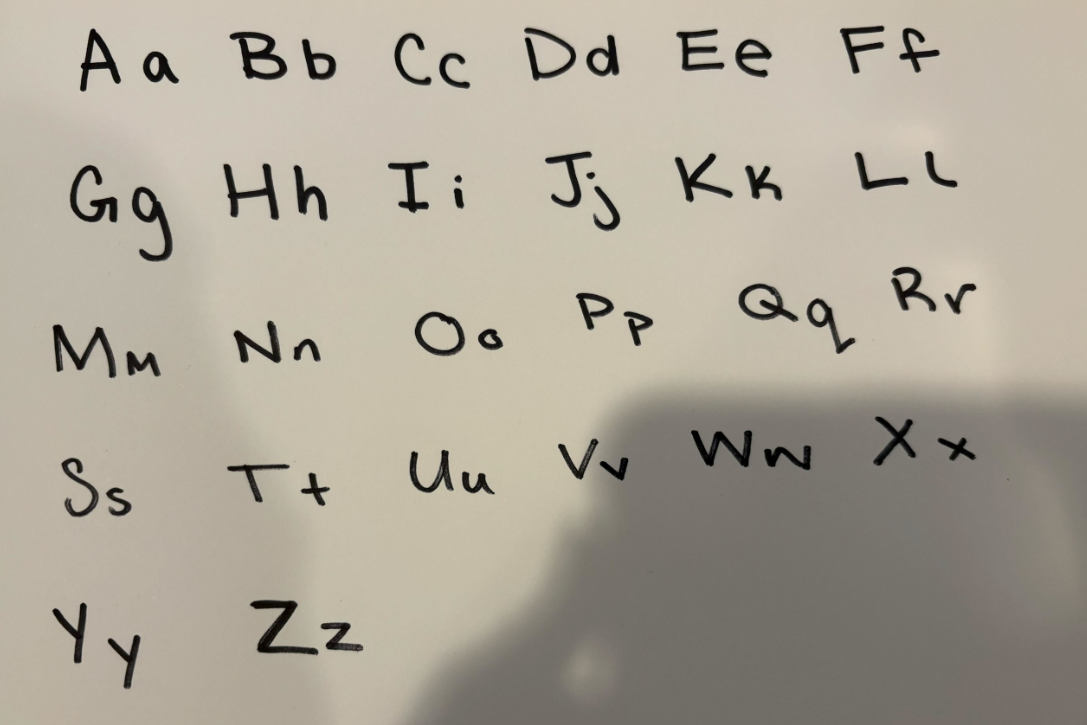
#> input picture data/tests/test4.png, 1087 x 725 px; its folder holds 5 pictures in this run
$ jupyter execute --allow-errors demo.ipynb
#> lines starting #> are read from the running program, lines starting #| are printed output that depends on the picture; after the words box and inside, x2 and y2 are one past the last pixel; in counts of white or black regions, pixels touching at a corner belong together
[cell 1]
import os
import glob
import shutil
import tensorflow as tf
import tensorflow_datasets as tfds
import numpy as np
from PIL import Image
import cv2 as cv
import matplotlib.pyplot as plt

[cell 2]
def extract_characters_from_image(image): #results in /demo/results
#> called with image = './data/tests/test4.png'
    img = cv.imread(image)
#> img is the input picture: shape (725, 1087, 3); mean B, G, R 151.7, 165.3, 172.4
    if img is None:
        print(f"Error: Could not read image {image}")
        return

    gray = cv.cvtColor(img, cv.COLOR_BGR2GRAY)
    #cv.imshow('gray image', gray)

    # Optional: improve contrast
    gray = cv.equalizeHist(gray)

    # Threshold (adaptive) – keep text white, background black
    thresh = cv.adaptiveThreshold(
        gray, 255,
        cv.ADAPTIVE_THRESH_GAUSSIAN_C,
        cv.THRESH_BINARY_INV,
        35, 10
    )
#> thresh: shape (725, 1087); 9.9% white; 11308 white regions (11006 under 20 px), largest, box (x1, y1, x2, y2) and area: (229, 31, 288, 81) 1406, (250, 600, 319, 656) 1266, (222, 162, 280, 221) 1261
    cv.imshow('thresholded image', thresh)

    # Morphology to clean noise (larger kernel)
    kernel = cv.getStructuringElement(cv.MORPH_RECT, (3,3)) #bigger numbers add background blur
    morph = cv.morphologyEx(thresh, cv.MORPH_OPEN, kernel, iterations=1)  # remove specks
#> morph: shape (725, 1087); 5.2% white; 149 white regions (86 under 20 px), largest, box (x1, y1, x2, y2) and area: (229, 31, 288, 81) 1404, (250, 600, 319, 655) 1260, (222, 162, 280, 221) 1258
    morph = cv.morphologyEx(morph, cv.MORPH_CLOSE, kernel, iterations=1)  # connect strokes
#> morph: shape (725, 1087); 5.2% white; 146 white regions (82 under 20 px), largest, box (x1, y1, x2, y2) and area: (229, 31, 288, 81) 1417, (250, 600, 319, 655) 1263, (222, 162, 280, 221) 1258
    cv.imshow('morphological image', morph)

    # Use connected components instead of contours
    num_labels, labels, stats, centroids = cv.connectedComponentsWithStats(morph, connectivity=8)
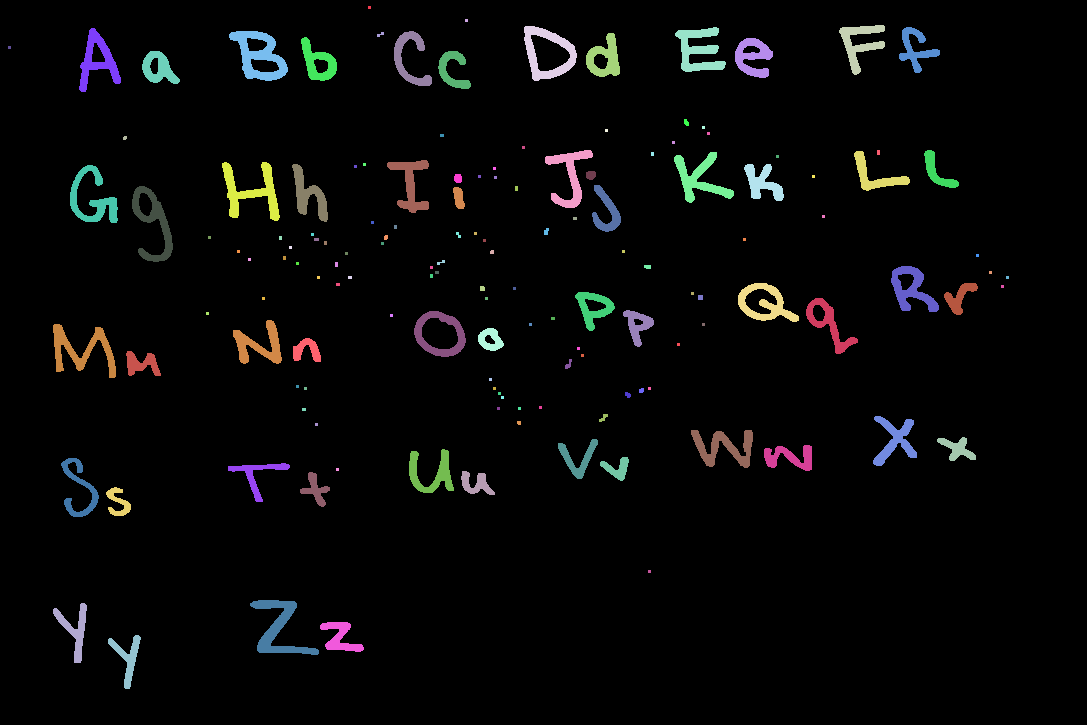
#> labels: shape (725, 1087) int32; 147 distinct labels, from 0 to 146; one colour per label, 0 black
#> num_labels = 147; stats = 147 rows, first 6: [0, 0, 1087, 725, 746898], [368, 6, 3, 3, 9], [465, 19, 3, 3, 9], [839, 25, 46, 50, 905], [524, 26, 53, 55, 1186], [675, 27, 51, 45, 1132]; centroids = 147 pairs, first value 9 to 1007, second value 7 to 657.6

    # Visualization
    vis = cv.cvtColor(morph, cv.COLOR_GRAY2BGR)

    os.makedirs("./demo/results", exist_ok=True)

    for i in range(1, num_labels):  # skip background
        x, y, w, h, area = stats[i]

        # Filter blobs (remove tiny specks and very large areas)
        if area < 50 or w*h > 0.15*img.shape[0]*img.shape[1]:
            continue

        pad_top = 15   # extend upward
        pad_bottom = 5 # extend downward a bit

        # ensure we don't go out of bounds
        y_start = max(y - pad_top, 0)
        y_end = min(y + h + pad_bottom, morph.shape[0])

        char_img = morph[y_start:y_end, x:x+w]
        # Draw boxes for visualization
        cv.rectangle(vis, (x, y_start), (x+w, y_end), (0, 255, 0), 1)
        cv.putText(vis, f'{i}', (x, max(y_start - 5, 0)),
           cv.FONT_HERSHEY_SIMPLEX, 0.5, (0, 255, 0), 1, cv.LINE_AA)
        testNum = image[-5]
        cv.imwrite(f'demo/results/{testNum}_char_{i}.png', char_img)
#> this loop made 146 passes
#> (x, y, w, h, area, y_start, y_end) on passes 3, 4, 5, 6, 7, 8, 9, 11, 12, 13, 15, 16: (839, 25, 46, 50, 905, 10, 80), (524, 26, 53, 55, 1186, 11, 86), (675, 27, 51, 45, 1132, 12, 77), (899, 27, 41, 46, 694, 12, 78), (79, 28, 42, 64, 1040, 13, 97), (229, 31, 59, 50, 1417, 16, 86), (394, 31, 38, 55, 770, 16, 91), (586, 33, 34, 44, 827, 18, 82), (301, 37, 36, 44, 757, 22, 86), (735, 38, 38, 40, 847, 23, 83), (142, 51, 38, 33, 691, 36, 89), (438, 51, 33, 38, 569, 36, 94)
#> (x, y, w, h, area) on passes 17, 53: (684, 119, 5, 7, 27), (544, 228, 5, 7, 27)
#> vis: shape (725, 1087, 3); mean B, G, R 13.2, 18, 13.2
        #cv.imwrite(f'./results/char_{i}.png', char_img)
        # Draw boxes for visualization
        #cv.rectangle(vis, (x, y), (x+w, y+h + 10), (0, 255, 0), 1)

    cv.imshow("characters", vis)

    cv.waitKey(0)
    cv.destroyAllWindows()


def clear_folder(folder_path: str):
    """
    Clears all contents of the given folder but keeps the folder itself.
    If the folder does not exist, it will be created.
    """
    if not os.path.exists(folder_path):
        os.makedirs(folder_path)
        print(f"Created folder: {folder_path}")
        return

    for filename in os.listdir(folder_path):
        file_path = os.path.join(folder_path, filename)
        try:
            if os.path.isfile(file_path) or os.path.islink(file_path):
                os.remove(file_path)      # delete file or symlink
            elif os.path.isdir(file_path):
                shutil.rmtree(file_path)  # delete folder
        except Exception as e:
            print(f"Failed to delete {file_path}. Reason: {e}")

    print(f"Cleared contents of: {folder_path}")

[cell 3]
#extract_characters_from_image('./data/tests/test2.png')
for i in range(4,7):
    filepath = f'./data/tests/test{i}.png'
    chars = extract_characters_from_image(filepath)
    # extract_characters_from_image(f'./data/tests/test{i}.png') 11:52

[cell 4]
clear_folder('./demo/results')

[cell 5]
def run_human_trainer():
    """
    Display each image in results_training and wait for user to press a key.
    Moves the image into results_paired_human/upper/<char>/ or results_paired_human/lower/<char>/:
    - Uppercase letters go to upper/<letter>
    - Lowercase letters go to lower/<letter>
    - Letters in 'wouypskzxcv' always go to lower/<letter.lower()>
    """
    import cv2 as cv
    import os
    import shutil

    src_folder = "./demo/results"
    dst_folder = "./demo/results_paired_human"
    merge_letters = "wouypskzxcv"

    # Create main upper/lower folders
    upper_folder = os.path.join(dst_folder, "upper")
    lower_folder = os.path.join(dst_folder, "lower")
    os.makedirs(upper_folder, exist_ok=True)
    os.makedirs(lower_folder, exist_ok=True)

    for filename in os.listdir(src_folder):
        if filename.lower().endswith((".png", ".jpg", ".jpeg")):
            img_path = os.path.join(src_folder, filename)
            print(f"Processing: {img_path}")

            img = cv.imread(img_path)
            if img is None:
                print(f"Could not open {img_path}")
                continue

            # Show the image
            cv.imshow("Label this character (press key)", img)
            key = cv.waitKey(0)
            cv.destroyAllWindows()

            if key == 27:  # ESC = quit
                print("Exiting labeling.")
                break
            elif key == 32:  # SPACE = skip
                print("Skipped.")
                continue
            else:
                char = chr(key)
                print(f"Labeled as: {char}")

                # Determine if the file goes to upper or lower
                if char.lower() in merge_letters or char.islower():
                    parent_folder = lower_folder
                    char_subfolder = char.lower()
                else:
                    parent_folder = upper_folder
                    char_subfolder = char

                # Create the character subfolder if it doesn't exist
                char_folder = os.path.join(parent_folder, char_subfolder)
                os.makedirs(char_folder, exist_ok=True)

                # Append key to filename to avoid overwriting
                base, ext = os.path.splitext(filename)
                new_filename = f"{base}{char}{ext}"
                dst_path = os.path.join(char_folder, new_filename)

                shutil.move(img_path, dst_path)
                print(f"Moved and renamed to {dst_path}")

[cell 6]
run_human_trainer()

[cell 7]
clear_folder('./demo/results_paired_human')

[cell 8]
from tensorflow.keras.models import load_model
#> (the rest of this cell did not finish here and is left out)

[cell 9]
emnist_labels = "0123456789ABCDEFGHIJKLMNOPQRSTUVWXYZabcdefghijklmnopqrstuvwxyz"  #0-10, A-Z, a-z
# [39 lines left out: function predict_char, not called in this run]

#> (a cell that did not finish here is left out)

[cell 11]
extract_characters_from_image('./data/tests/ThankYou.png')
#> call 4 of extract_characters_from_image, with image = './data/tests/ThankYou.png'
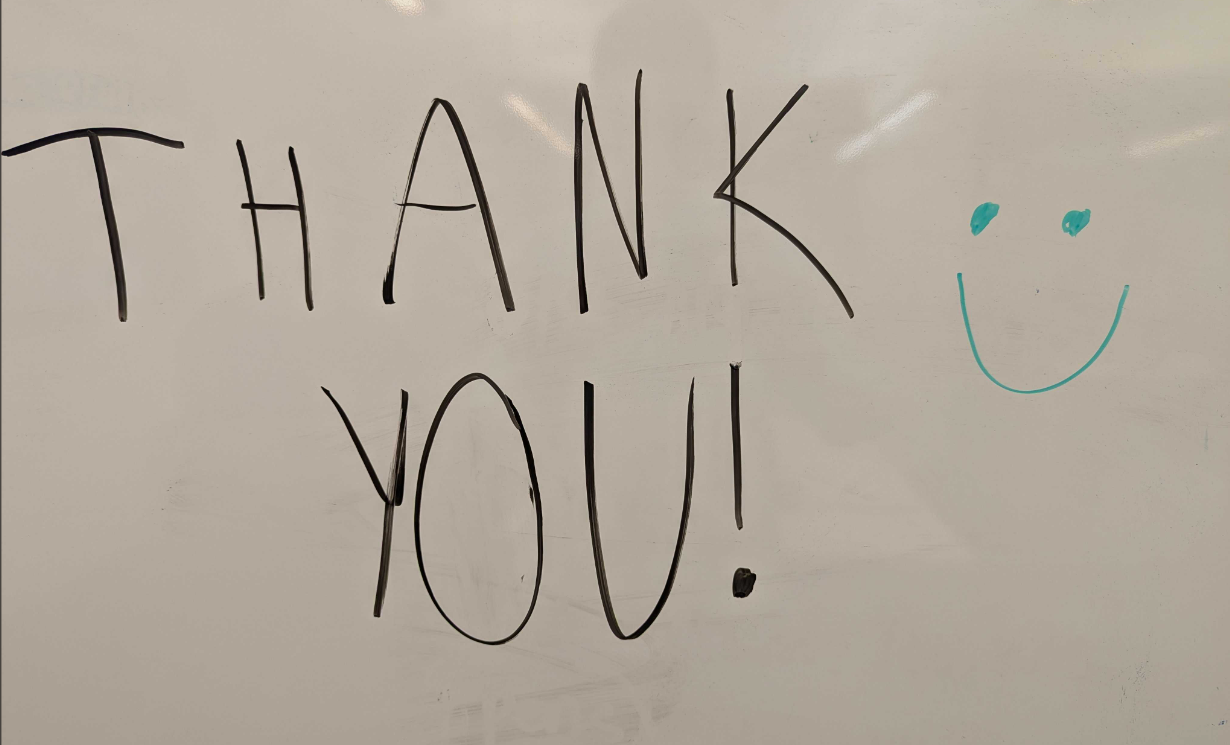
#> input picture data/tests/ThankYou.png, 1230 x 745 px
#> in extract_characters_from_image, img is the input picture: shape (745, 1230, 3); mean B, G, R 156.4, 168.5, 177.6
#> in extract_characters_from_image (call 4), `thresh = cv.adaptiveThreshold( gray, 255, cv.ADAPTIVE_THRESH_GAUSSIAN_..`:
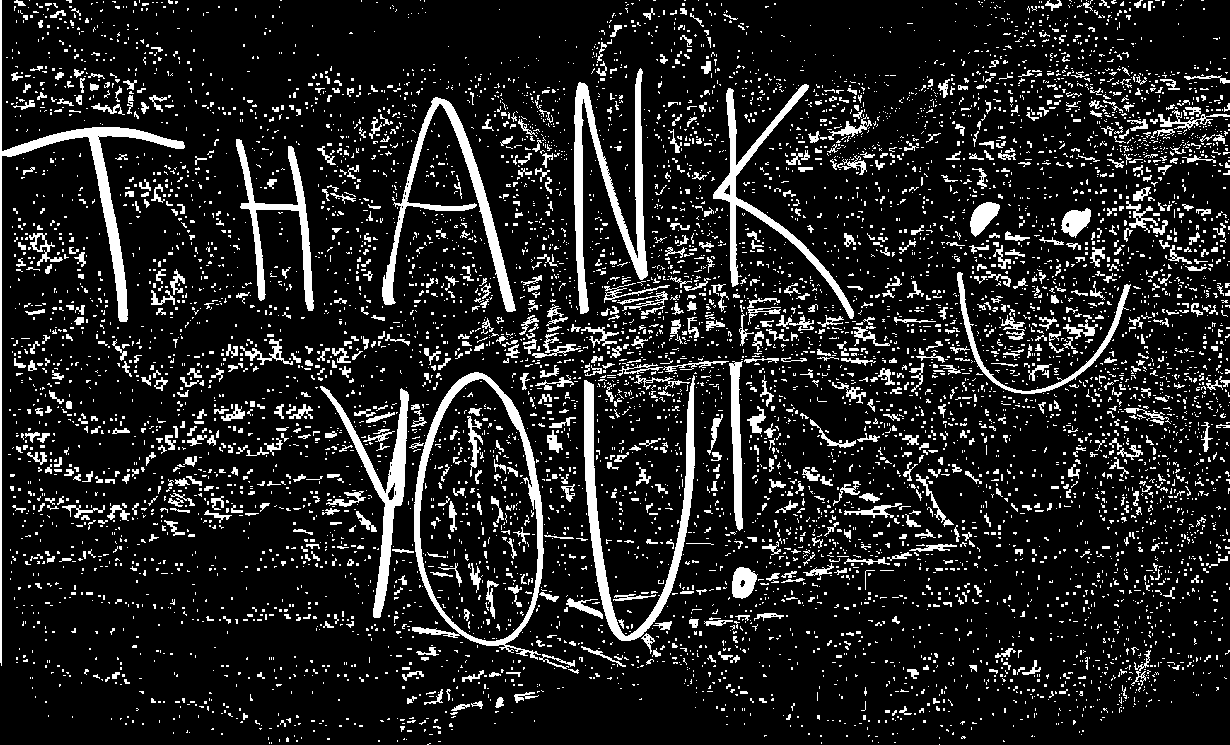
#> thresh: shape (745, 1230); 13.2% white; 7907 white regions (6974 under 20 px), largest, box (x1, y1, x2, y2) and area: (0, 0, 185, 666) 4867, (574, 68, 648, 314) 4621, (584, 375, 695, 641) 4599
#> in extract_characters_from_image (call 4), `kernel = cv.getStructuringElement(cv.MORPH_RECT, (3,3))`: kernel = [[1, 1, 1], [1, 1, 1], [1, 1, 1]]
#> in extract_characters_from_image (call 4), `morph = cv.morphologyEx(thresh, cv.MORPH_OPEN, kernel, iterations=1)`: morph: shape (745, 1230); 7.4% white; 1635 white regions (1130 under 20 px), largest, box (x1, y1, x2, y2) and area: (0, 0, 185, 663) 4864, (574, 69, 648, 314) 4582, (584, 380, 695, 641) 4576
#> in extract_characters_from_image (call 4), `morph = cv.morphologyEx(morph, cv.MORPH_CLOSE, kernel, iterations=1)`: morph: shape (745, 1230); 7.6% white; 1300 white regions (763 under 20 px), largest, box (x1, y1, x2, y2) and area: (0, 0, 185, 663) 4868, (568, 380, 695, 641) 4827, (574, 69, 648, 314) 4604
#> in extract_characters_from_image (call 4), `num_labels, labels, stats, centroids = cv.connectedComponentsWithStats..`:
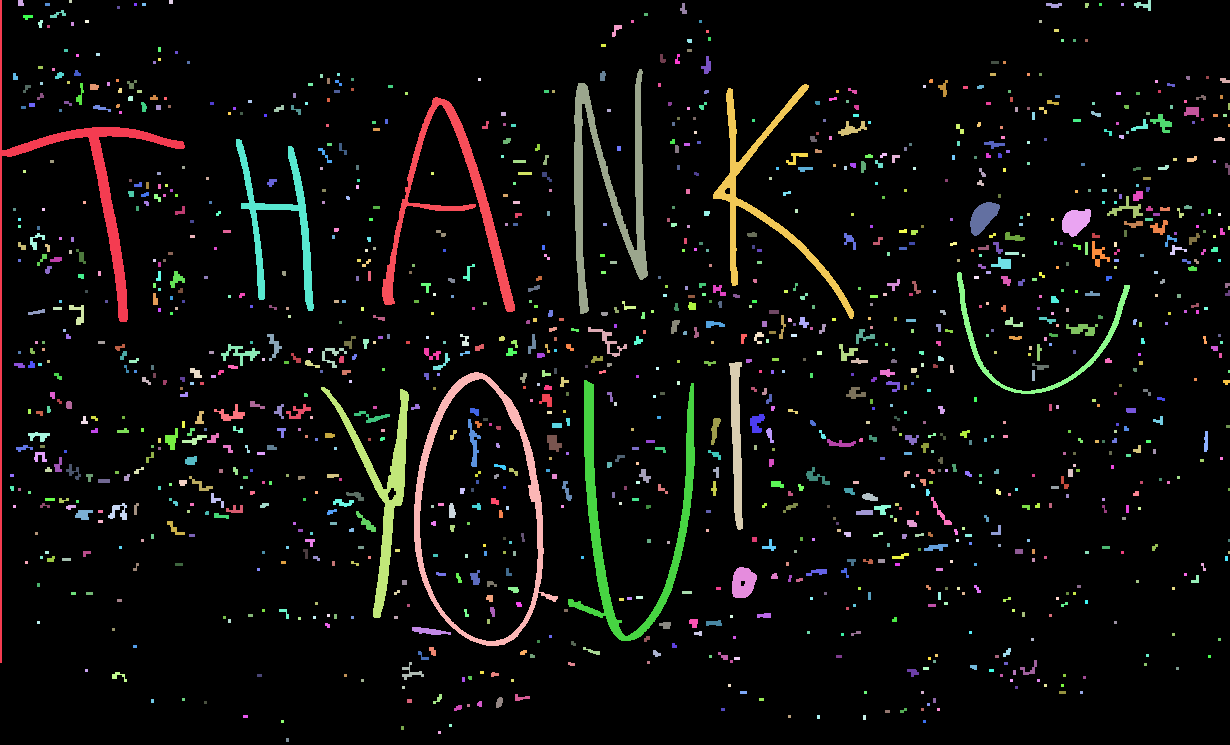
#> labels: shape (745, 1230) int32; 1301 distinct labels, from 0 to 1300; one colour per label, 0 black
#> in extract_characters_from_image (call 4), `num_labels, labels, stats, centroids = cv.connectedComponentsWithStats..`: num_labels = 1301; stats = 1301 rows, first 6: [0, 0, 1230, 745, 846492], [0, 0, 185, 663, 4868], [18, 0, 6, 6, 33], [69, 0, 3, 3, 9], [169, 0, 4, 4, 16], [1134, 0, 17, 11, 88]; centroids = 1301 pairs, first value 11.5 to 1228.5, second value 1 to 739.5
#> the loop in extract_characters_from_image (call 4), `for i in range(1, num_labels):` made 1300 passes
#> (x, y, w, h, area) on passes 2, 9, 17: (18, 0, 6, 6, 33), (680, 3, 7, 11, 47), (23, 15, 10, 5, 36)
#> pass 1, in extract_characters_from_image (call 4), `char_img = morph[y_start:y_end, x:x+w]`:
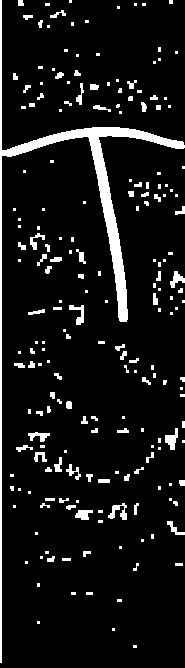
#> char_img: shape (668, 185); 8.2% white; 205 white regions (114 under 20 px), largest, box (x1, y1, x2, y2) and area: (0, 0, 185, 663) 4868, (108, 503, 127, 520) 155, (165, 428, 178, 450) 154
#> after the loop in extract_characters_from_image (call 4), `for i in range(1, num_labels):`:
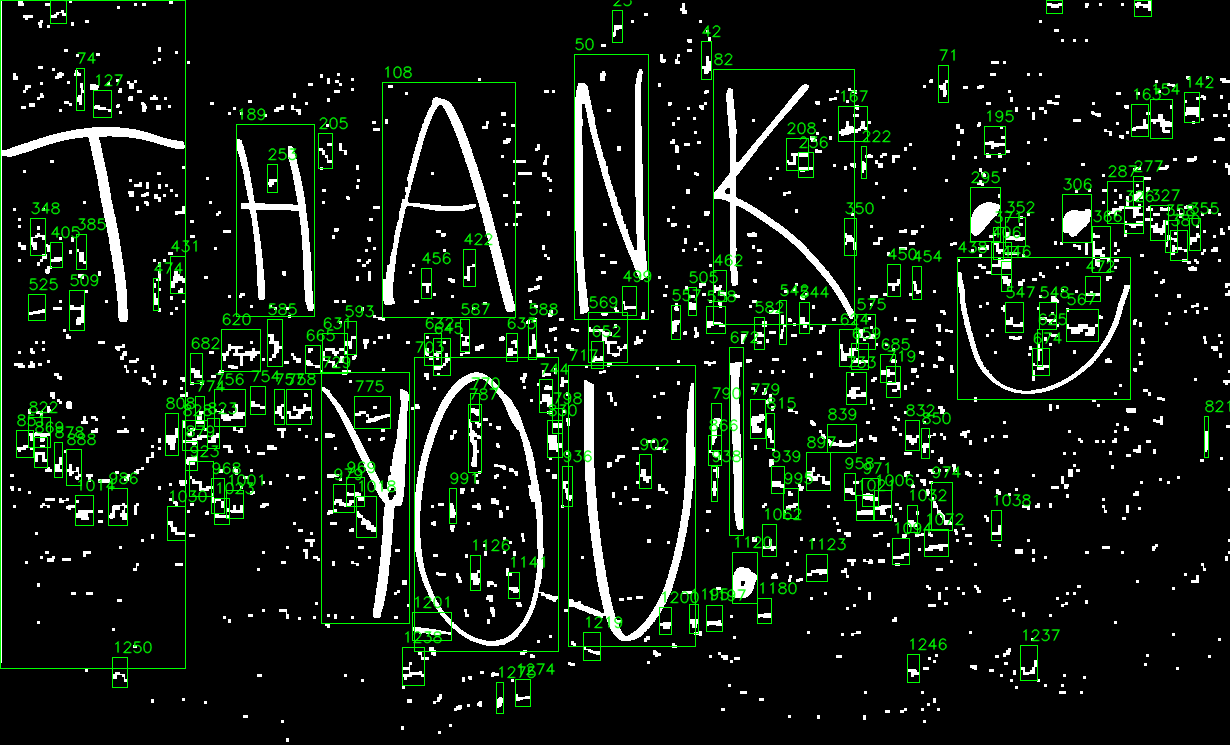
#> vis: shape (745, 1230, 3); mean B, G, R 18.3, 28.6, 18.3

[cell 12]
#Training a 200mb model

[cell 13]
# super_guesser.py
import os
import json
import tensorflow as tf
import tensorflow_datasets as tfds

# ---------------------------
# Repro & config
# ---------------------------
SEED = 42
tf.keras.utils.set_random_seed(SEED)
#> (this line was passed over: tensorflow is not available in this run)
AUTOTUNE = tf.data.AUTOTUNE

# 62-class label ordering for EMNIST/byclass
EMNIST_LABELS = "0123456789ABCDEFGHIJKLMNOPQRSTUVWXYZabcdefghijklmnopqrstuvwxyz"

NUM_CLASSES = len(EMNIST_LABELS)
BATCH_SIZE = 256
EPOCHS = 30

MODEL_OUT_KERAS = "super_guesser.keras"    # single-file Keras format
SAVEDMODEL_DIR  = "super_guesser_saved"    # optional SavedModel dir
LABELS_JSON     = "labels.json"            # char mapping for inference

# ---------------------------
# Data: load & preprocessing
# ---------------------------
# [15 lines left out: functions normalize_and_fix_orientation, prepare_dataset, not called in this run]

print("Loading EMNIST/byclass…")
#> (the rest of this cell did not finish here and is left out)

[cell 14]
extract_characters_from_image('./data/tests/ThankYou.png')
